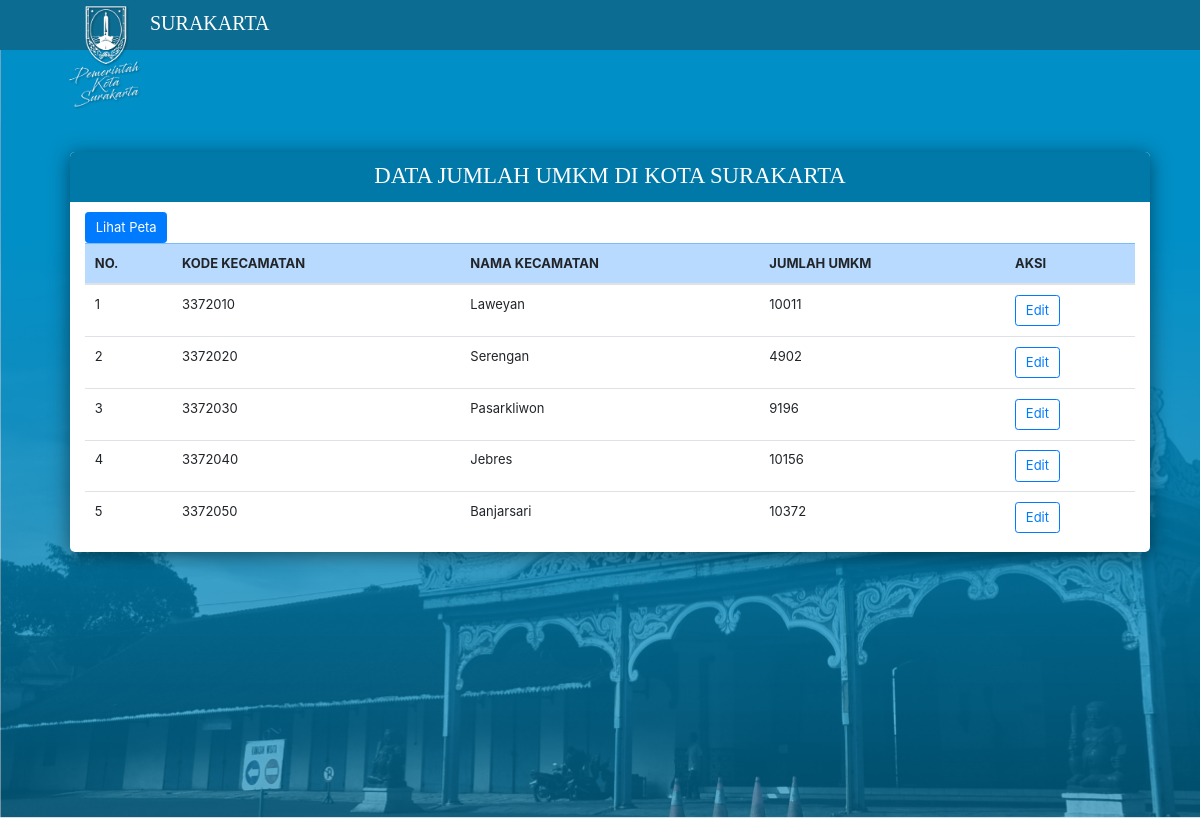
/Peta_Jumlah_UMKM_diKota_Surakarta/lihatdata.php, run on the app's committed database.
### tables this page shows
CREATE TABLE `umkm` (
  `Provinsi` varchar(30) NOT NULL,
  `Nama_Kota` varchar(35) NOT NULL,
  `Nama_Kec` varchar(20) NOT NULL,
  `Kode_Kec` varchar(10) NOT NULL,
  `data_Jml` int(8) NOT NULL
);

### Peta_Jumlah_UMKM_diKota_Surakarta/function.php (called while the page is built, shortened)
<?php
class umkm{
    var $db;
    var $tbl= "UMKM";
    public function __construct(){
            $host='localhost';
            $user='root';
            $pass='';
            $dbase='db_surakarta';
            try {
                $this->db = new PDO("mysql:host=$host;dbname=$dbase", $user, $pass);
                $this->db->setAttribute(PDO::ATTR_ERRMODE, PDO::ERRMODE_EXCEPTION);
                }
            catch(PDOException $e)
                {
                echo "Terdapat kegagalan koneksi karena : " . $e->getMessage();
                }
            return $this->db;
        }
    function tampil_data($Kode_Kec=''){
            $sql="SELECT * FROM $this->tbl ORDER BY Kode_Kec";
        $stmt=$this->db->prepare($sql);
        $stmt->execute();
        return $stmt;
    }
    function fetch($pqry){
        return $pqry->fetch(PDO::FETCH_ASSOC);
    }
}
?>

### Peta_Jumlah_UMKM_diKota_Surakarta/lihatdata.php (the view, shortened to what this page needs)
<!DOCTYPE html>
<html lang="en">
<head>
    <link rel="stylesheet" href="./resources/ol.css">
        <link rel="stylesheet" href="./resources/ol3-layerswitcher.css">
        <link rel="stylesheet" href="./resources/qgis2web.css">
        <link rel="stylesheet" href="bootstrap4/css/bootstrap.css">
</head>
<body>
<nav class="navbar navbar-expand-lg nav-custom">
        <div class="container">
            <a class="navbar-brand brand" href="#">
              <img src="images/logo.png" class="logo"/>
              SURAKARTA
            </a>
        </div>
  </nav>
 <div class="jumbotron jumbotron-fluid">
    <?php
	        include "function.php";
          $obUmkm = new umkm;
          $qry = $obUmkm->tampil_data();
    ?>
    <div class="container-data">
    <div class="header-data">
        <h3>DATA JUMLAH UMKM DI KOTA SURAKARTA</h3>
    </div>
        <div class="container-fluid">
    <a href="index.php" class="btn btn-primary">Lihat Peta</a>
    <table class="table table-hover" >
        <thead>
            <tr class="table-primary">
            	<th>NO.</th>
                <th>KODE KECAMATAN </th>
                <th>NAMA KECAMATAN </th>
                <th>JUMLAH UMKM</th>
                <th>AKSI</th>
            </tr>
        </thead>
        <tbody>
            <?php
            $no=1;
            while($row=$obUmkm->fetch($qry)){
            ?>
            <tr>
                <td><?php echo $no ?></td>
                <td><?php echo $row ["Kode_Kec"] ?></td>
                <td><?php echo $row ["Nama_Kec"] ?></td>
                <td><?php echo $row ["data_Jml"] ?></td>
                <td>
                  <a class="btn btn-outline-primary" href="editData.php?qkode=<?php echo $row['Kode_Kec'] ?>">Edit</a>
                </td>
            </tr>
            <?php
                $no++;
            };
            ?>
        </tbody>
        </table>
        </div>
      </div>
</div>
</body>
</html>

### Peta_Jumlah_UMKM_diKota_Surakarta/resources/qgis2web.css (style rules this page uses)
html, body { height: 100%; padding: 0; margin: 0; font-family: sans-serif; font-size: small; }
th, td { vertical-align: top; text-align: left; }

### Peta_Jumlah_UMKM_diKota_Surakarta/lihatdata.php (style rules this page uses)
html, body { width: 100%; height: 100%; padding: 0; margin: 0; }
.brand { color : #fff; font-family : Peace Sans; font-size : 20px; }
.nav-custom { height : 50px; background-color : #0D6C91; }
.jumbotron { background-image : url('images/jumbotron.png'); background-size : cover; height : 768px; }
.container-data { width : 90%; height : 400px; background-color : #fff; position : relative; border-radius : 5px; box-shadow : 0px 3px 20px rgba(0,0,0,0.5); margin-left:70px; margin-top : 50px; }
.header-data { width : 100%; height :50px; background-color : #0078A8; padding : 10px; margin-bottom : 10px; border-radius : 5px 5px 0px 0px; }
h3 { font-family : Montserrat SemiBold; color : white; text-align : center; }
.logo { margin-top : 60px; width : 120px; margin-right : -20px; }

### data on the page
umkm: Kode_Kec "3372010", Nama_Kec "Laweyan", data_Jml "10011"
umkm: Kode_Kec "3372020", Nama_Kec "Serengan", data_Jml "4902"
umkm: Kode_Kec "3372030", Nama_Kec "Pasarkliwon", data_Jml "9196"
umkm: Kode_Kec "3372040", Nama_Kec "Jebres", data_Jml "10156"
umkm: Kode_Kec "3372050", Nama_Kec "Banjarsari", data_Jml "10372"
